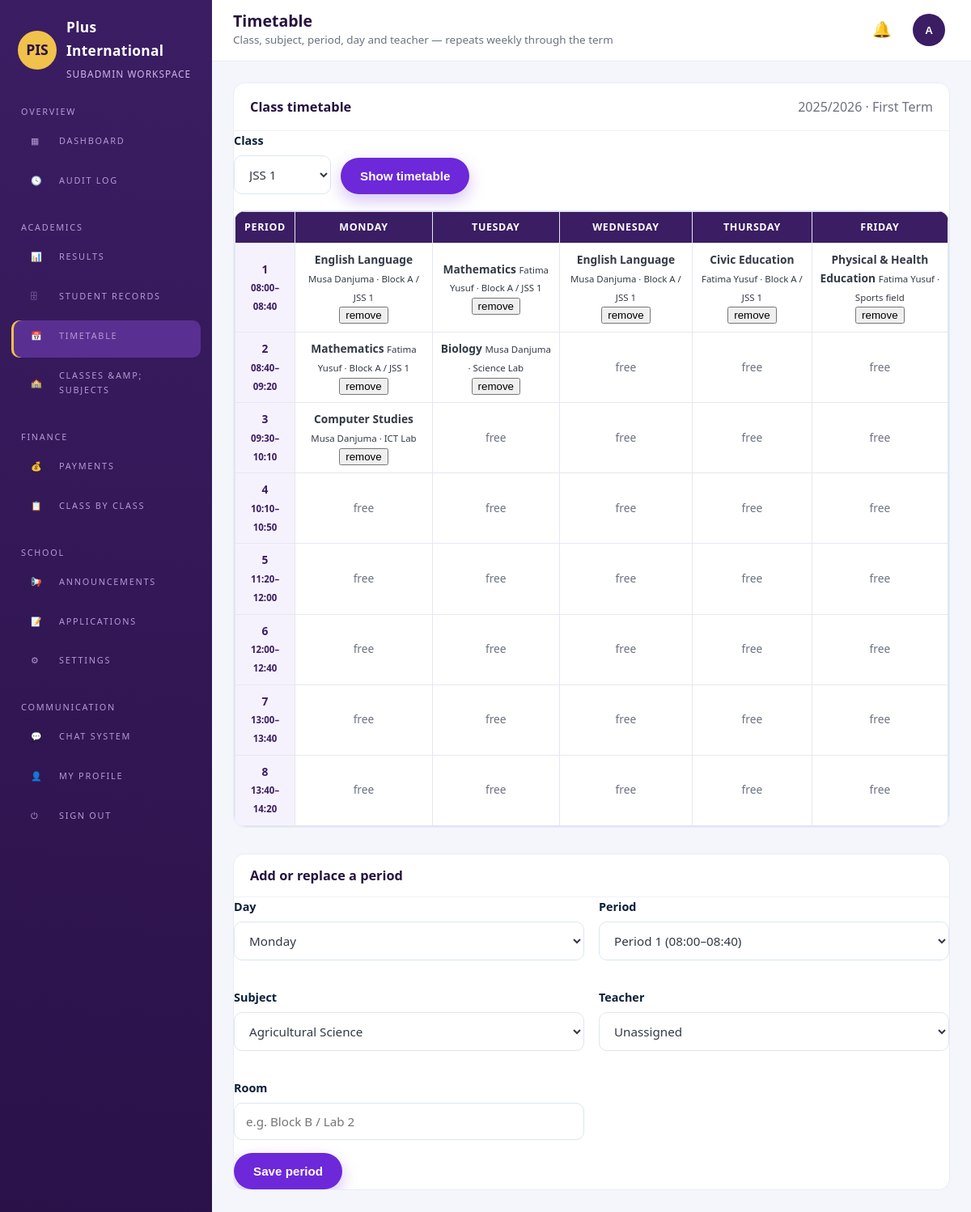
/admin/academics/timetable.php?class_id=10 (signed in), run on the app's committed database.
### tables this page shows
CREATE TABLE IF NOT EXISTS academic_sessions (
    id         INT AUTO_INCREMENT PRIMARY KEY,
    name       VARCHAR(20) NOT NULL UNIQUE,    
    term       ENUM('First','Second','Third') NOT NULL,
    is_current TINYINT(1) NOT NULL DEFAULT 0,
    starts_on  DATE DEFAULT NULL,
    ends_on    DATE DEFAULT NULL
);

CREATE TABLE IF NOT EXISTS timetable_slots (
    id            INT AUTO_INCREMENT PRIMARY KEY,
    class_id      INT NOT NULL,
    subject_id    INT NOT NULL,
    teacher_id    INT DEFAULT NULL,
    day_of_week   ENUM('Monday','Tuesday','Wednesday','Thursday','Friday') NOT NULL,
    period        INT NOT NULL,
    starts_at     TIME NOT NULL,
    ends_at       TIME NOT NULL,
    room          VARCHAR(60) DEFAULT NULL,
    session_name  VARCHAR(20) NOT NULL,
    term          ENUM('First','Second','Third') NOT NULL,
    UNIQUE KEY uniq_slot (class_id, day_of_week, period, session_name, term),
    FOREIGN KEY (class_id)   REFERENCES school_classes(id) ON DELETE CASCADE,
    FOREIGN KEY (subject_id) REFERENCES subjects(id) ON DELETE CASCADE,
    FOREIGN KEY (teacher_id) REFERENCES users(id) ON DELETE SET NULL
);

CREATE TABLE IF NOT EXISTS subjects (
    id      INT AUTO_INCREMENT PRIMARY KEY,
    name    VARCHAR(80) NOT NULL UNIQUE,
    code    VARCHAR(20) DEFAULT NULL,
    section ENUM('nursery','primary','secondary','all') NOT NULL DEFAULT 'all'
);

CREATE TABLE IF NOT EXISTS users (
    id              INT AUTO_INCREMENT PRIMARY KEY,
    full_name       VARCHAR(150) NOT NULL,
    email           VARCHAR(150) NOT NULL UNIQUE,
    phone           VARCHAR(30) DEFAULT NULL,
    password_hash   VARCHAR(255) NOT NULL,
    role            ENUM('superadmin','subadmin','cashier','teacher','student','parent') NOT NULL,
    admission_no    VARCHAR(40) DEFAULT NULL UNIQUE,
    staff_no        VARCHAR(40) DEFAULT NULL UNIQUE,
    class_id        INT DEFAULT NULL,
    gender          ENUM('male','female') DEFAULT NULL,
    date_of_birth   DATE DEFAULT NULL,
    student_status  ENUM('new','returning') DEFAULT NULL,
    address         VARCHAR(255) DEFAULT NULL,
    photo           VARCHAR(255) DEFAULT NULL,
    status          ENUM('active','suspended') NOT NULL DEFAULT 'active',
    created_by      INT DEFAULT NULL,
    last_login      DATETIME DEFAULT NULL,
    reset_token     VARCHAR(100) DEFAULT NULL,
    reset_expires   DATETIME DEFAULT NULL,
    created_at      DATETIME NOT NULL DEFAULT CURRENT_TIMESTAMP,
    updated_at      DATETIME NOT NULL DEFAULT CURRENT_TIMESTAMP ON UPDATE CURRENT_TIMESTAMP,
    INDEX idx_users_role (role),
    INDEX idx_users_class (class_id)
);

### backend/includes/Database.php (called while the page is built, shortened)
<?php
final class Database
{
    private static ?PDO $pdo = null;
    public static function pdo(): PDO
    {
        if (self::$pdo === null) {
            $dsn = sprintf('mysql:host=%s;port=%s;dbname=%s;charset=utf8mb4', DB_HOST, DB_PORT, DB_NAME);
            self::$pdo = new PDO($dsn, DB_USER, DB_PASS, [
                PDO::ATTR_ERRMODE            => PDO::ERRMODE_EXCEPTION,
                PDO::ATTR_DEFAULT_FETCH_MODE => PDO::FETCH_ASSOC,
                PDO::ATTR_EMULATE_PREPARES   => false,
            ]);
        }
        return self::$pdo;
    }
    public static function run(string $sql, array $params = []): PDOStatement
    {
        $stmt = self::pdo()->prepare($sql);
        $stmt->execute($params);
        return $stmt;
    }
    public static function all(string $sql, array $params = []): array
    {
        return self::run($sql, $params)->fetchAll();
    }
    public static function one(string $sql, array $params = []): ?array
    {
        $row = self::run($sql, $params)->fetch();
        return $row === false ? null : $row;
    }
}

### backend/includes/Helpers.php (called while the page is built, shortened)
<?php
function e($value): string
{
    return htmlspecialchars((string) $value, ENT_QUOTES, 'UTF-8');
}
function current_session_name(): string
{
    $row = Database::one('SELECT name FROM academic_sessions WHERE is_current = 1 LIMIT 1');
    return $row['name'] ?? (date('Y') . '/' . (date('Y') + 1));
}
function current_term(): string
{
    $row = Database::one('SELECT term FROM academic_sessions WHERE is_current = 1 LIMIT 1');
    return $row['term'] ?? 'First';
}
function classes_list(): array
{
    return Database::all('SELECT * FROM school_classes ORDER BY level_order, name');
}

### backend/includes/TimetableManager.php (called while the page is built, shortened)
<?php
final class TimetableManager
{
    public static function forClass(int $classId, string $session, string $term): array
    {
        return Database::all(
            'SELECT t.*, s.name AS subject_name, c.name AS class_name, u.full_name AS teacher_name
             FROM timetable_slots t
             JOIN subjects s ON s.id = t.subject_id
             JOIN school_classes c ON c.id = t.class_id
             LEFT JOIN users u ON u.id = t.teacher_id
             WHERE t.class_id = ? AND t.session_name = ? AND t.term = ?
             ORDER BY FIELD(t.day_of_week,"Monday","Tuesday","Wednesday","Thursday","Friday"), t.period',
            [$classId, $session, $term]
        );
    }
}

### config.php (called while the page is built, shortened)
<?php
function url(string $path = ''): string
{
    return APP_URL . '/' . ltrim($path, '/');
}

### admin/academics/timetable.php (the view, shortened to what this page needs)
<?php
require_once dirname(__DIR__, 2) . '/config.php';
$classes = classes_list();
$classId = (int) ($_GET['class_id'] ?? ($classes[0]['id'] ?? 0));
$subjects = Database::all('SELECT * FROM subjects ORDER BY name');
$sessionName = current_session_name();
$term = current_term();
$slots = $classId ? TimetableManager::forClass($classId, $sessionName, $term) : [];
$grid = [];
foreach ($slots as $slot) {
    $grid[$slot['day_of_week']][(int) $slot['period']] = $slot;
}
require_once dirname(__DIR__, 2) . '/backend/includes/layout/dash-header.php';
?>
<div class="panel">
    <div class="panel-head"><h2>Class timetable</h2><span class="muted"><?= e($sessionName) ?> · <?= e($term) ?> Term</span></div>
    <form method="get" class="filters">
        <div class="field">
            <label for="class_id">Class</label>
            <select id="class_id" name="class_id" onchange="this.form.submit()">
                <?php foreach ($classes as $class): ?>
                    <option value="<?= (int) $class['id'] ?>" <?= $classId === (int) $class['id'] ? 'selected' : '' ?>><?= e($class['name']) ?></option>
                <?php endforeach; ?>
            </select>
        </div>
        <button class="btn btn-primary" type="submit">Show timetable</button>
    </form>
    <div class="table-wrap mt-2">
        <table class="timetable">
            <thead>
                <tr>
                    <th>Period</th>
                    <?php foreach (TimetableManager::DAYS as $day): ?><th><?= e($day) ?></th><?php endforeach; ?>
                </tr>
            </thead>
            <tbody>
            <?php foreach (TimetableManager::PERIODS as $period => $time): ?>
                <tr>
                    <th><?= (int) $period ?><br><small><?= e($time['starts_at']) ?>–<?= e($time['ends_at']) ?></small></th>
                    <?php foreach (TimetableManager::DAYS as $day): $slot = $grid[$day][$period] ?? null; ?>
                        <td class="slot <?= $slot ? 'filled' : '' ?>">
                            <?php if ($slot): ?>
                                <strong><?= e($slot['subject_name']) ?></strong>
                                <small><?= e($slot['teacher_name'] ?? 'Unassigned') ?><?= $slot['room'] ? ' · ' . e($slot['room']) : '' ?></small>
                                <form method="post" action="<?= url('backend/api/timetable/delete.php') ?>" data-confirm="Remove this period?">
                                    <button class="link-danger" type="submit">remove</button>
                                </form>
                            <?php else: ?>
                                <span class="muted">free</span>
                            <?php endif; ?>
                        </td>
                    <?php endforeach; ?>
                </tr>
            <?php endforeach; ?>
            </tbody>
        </table>
    </div>
</div>
<div class="panel mt-3">
    <div class="panel-head"><h2>Add or replace a period</h2></div>
    <form method="post" action="<?= url('backend/api/timetable/save.php') ?>">
        <div class="form-grid">
            <div class="field">
                <label for="day_of_week">Day</label>
                <select id="day_of_week" name="day_of_week" required>
                    <?php foreach (TimetableManager::DAYS as $day): ?><option value="<?= e($day) ?>"><?= e($day) ?></option><?php endforeach; ?>
                </select>
            </div>
            <div class="field">
                <label for="period">Period</label>
                <select id="period" name="period" required>
                    <?php foreach (TimetableManager::PERIODS as $period => $time): ?>
                        <option value="<?= (int) $period ?>">Period <?= (int) $period ?> (<?= e($time['starts_at']) ?>–<?= e($time['ends_at']) ?>)</option>
                    <?php endforeach; ?>
                </select>
            </div>
            <div class="field">
                <label for="subject_id">Subject</label>
                <select id="subject_id" name="subject_id" required>
                    <?php foreach ($subjects as $subject): ?><option value="<?= (int) $subject['id'] ?>"><?= e($subject['name']) ?></option><?php endforeach; ?>
                </select>
            </div>
            <div class="field">
                <label for="teacher_id">Teacher</label>
                <select id="teacher_id" name="teacher_id">
                    <option value="">Unassigned</option>
                </select>
            </div>
            <div class="field"><label for="room">Room</label><input id="room" name="room" placeholder="e.g. Block B / Lab 2"></div>
        </div>
        <button class="btn btn-primary" type="submit">Save period</button>
    </form>
</div>
<?php require dirname(__DIR__, 2) . '/backend/includes/layout/dash-footer.php'; ?>

### assets/css/style.css (style rules this page uses)
:root { --blue: #1565c0; --blue-dark: #0d47a1; --blue-light: #e8f2fc; --gold: #d4a017; --gold-soft: #f0c14b; --navy: #0b1f3a; --text: #333a45; --muted: #6b7280; --white: #ffffff; --line: #dbe6f3; --radius: 14px; --shadow: 0 10px 30px rgba(13, 71, 161, 0.10); --shadow-lg: 0 18px 45px rgba(11, 31, 58, 0.18); --max: 1180px; }
* { box-sizing: border-box; }
html { scroll-behavior: smooth; }
body { margin: 0; font-family: "Segoe UI", "Helvetica Neue", Arial, sans-serif; color: var(--text); background: var(--white); line-height: 1.65; }
h1, h2, h3, h4 { color: var(--navy); line-height: 1.25; margin: 0 0 .6rem; }
h2 { font-size: 2rem; }
.btn { display: inline-flex; align-items: center; justify-content: center; gap: 8px; padding: 12px 22px; border-radius: 999px; font-weight: 700; font-size: .95rem; border: 2px solid transparent; cursor: pointer; transition: transform .18s ease, box-shadow .18s ease, background .18s ease; }
.btn-primary { background: var(--gold); color: var(--navy); box-shadow: 0 8px 20px rgba(212,160,23,.35); }
.form-grid { display: grid; grid-template-columns: repeat(2, 1fr); gap: 18px; }
.field { display: flex; flex-direction: column; gap: 6px; margin-bottom: 16px; }
.field label { font-weight: 600; font-size: .9rem; color: var(--navy); }
.field input, .field select, .field textarea { padding: 12px 14px; border: 1.5px solid var(--line); border-radius: 10px; font-size: .95rem; font-family: inherit; color: var(--text); background: #fff; transition: border-color .2s ease, box-shadow .2s ease; }
.table-wrap { overflow-x: auto; border-radius: var(--radius); border: 1px solid var(--line); background: #fff; }
.muted { color: var(--muted); }
.mt-2 { margin-top: 20px; }
.mt-3 { margin-top: 32px; }

### assets/css/dashboard.css (style rules this page uses)
.dash-body { background: #f4f6fb; min-height: 100vh; }
.panel { background: #fff; border: 1px solid #e9ecf5; border-radius: 14px; margin-bottom: 24px; overflow: hidden; }
.panel-head { padding: 16px 20px; border-bottom: 1px solid #eef0f6; display: flex; justify-content: space-between; align-items: center; gap: 12px; flex-wrap: wrap; }
.panel-head h2, .panel-head h3 { margin: 0; font-size: 1.02rem; }
.timetable { width: 100%; border-collapse: collapse; font-size: .86rem; }
.timetable th, .timetable td { border: 1px solid #e4e8f1; padding: 9px; text-align: center; vertical-align: middle; }
.timetable thead th { background: var(--sidebar, #3b1d63); color: #fff; font-size: .78rem; text-transform: uppercase; letter-spacing: .05em; }
.timetable tbody th { background: #f6f2fd; color: #3b1d63; }
.filters { display: flex; gap: 12px; flex-wrap: wrap; align-items: flex-end; }
.filters .field { margin-bottom: 0; }

### assets/css/purple-theme.css (style rules this page uses)
.dash-body { --sidebar: #3b1d63; --sidebar-active: #5a2f92; --purple: #6d28d9; --purple-soft: #f3eefc; --accent: #f0c14b; }
.dash-body .btn-primary { background: var(--purple); color: #fff; box-shadow: 0 8px 20px rgba(109,40,217,.28); }
.dash-body h1, .dash-body h2, .dash-body h3 { color: #26123f; }

### data on the page
academic_sessions: name "2025/2026", term "First"
timetable_slots: subject.name "English Language", teacher.full_name "Musa Danjuma", room "Block A / JSS 1"
timetable_slots: subject.name "Mathematics", teacher.full_name "Fatima Yusuf", room "Block A / JSS 1"
timetable_slots: subject.name "English Language", teacher.full_name "Musa Danjuma", room "Block A / JSS 1"
timetable_slots: subject.name "Civic Education", teacher.full_name "Fatima Yusuf", room "Block A / JSS 1"
timetable_slots: subject.name "Physical & Health Education", teacher.full_name "Fatima Yusuf", room "Sports field"
timetable_slots: subject.name "Mathematics", teacher.full_name "Fatima Yusuf", room "Block A / JSS 1"
timetable_slots: subject.name "Biology", teacher.full_name "Musa Danjuma", room "Science Lab"
timetable_slots: subject.name "Computer Studies", teacher.full_name "Musa Danjuma", room "ICT Lab"

### other printed values
$user['role'] "SUBADMIN"
$icon "▦ 🕓 📊 🗄 📅 🏫 💰 📋 📢 📝 ⚙ 💬 👤"
$label "DASHBOARD AUDIT LOG RESULTS STUDENT RECORDS TIMETABLE CLASSES &AMP; SUBJECTS PAYMENTS CLASS BY CLASS ANNOUNCEMENTS APPLICATIONS SETTINGS CHAT SYSTEM MY PROFILE"
$pageTitle "Timetable"
$pageSubtitle "Class, subject, period, day and teacher — repeats weekly through the term"
substr($user['full_name'], 0, 1) "A"
$day "MONDAY"
$day "TUESDAY"
$day "WEDNESDAY"
$day "THURSDAY"
$day "FRIDAY"
$period "1"
$time['starts_at'] "08:00"
$time['ends_at'] "08:40"
$period "2"
